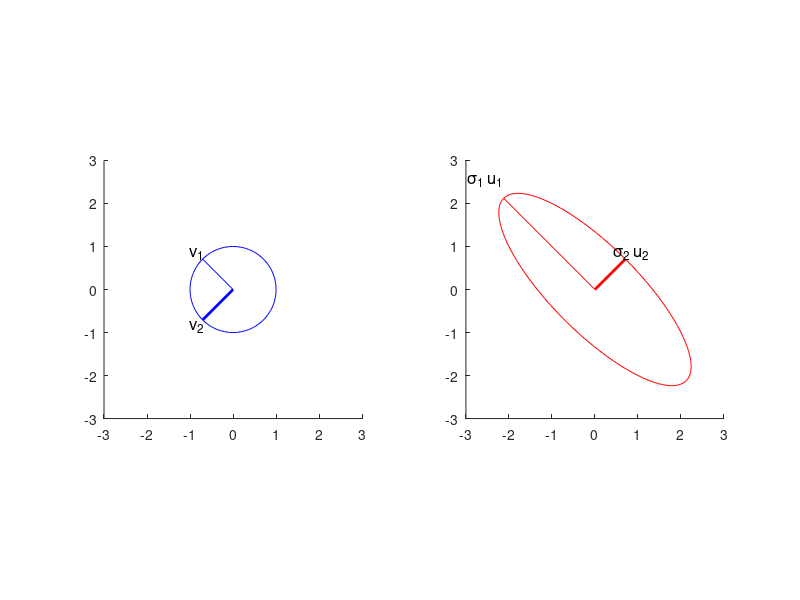

Recreate this plot in MATLAB.
%
% svd_notes.m
% Carl Tape, GEOS 627, Inverse Problems and Parameter Estimation
%
% Illustration of the geometrical meaning of the singular value
% decomposition, using a 2D example.
%

clc, clear, close all

bsvdgeometry = true;
bsvddiag = false;

if bsvdgeometry

% pick a matrix
%A = [1 1.5 ; 0 1]
A = randi([-2 2],2,2)

% singular value decomposition
[U,S,V] = svd(A)
U*S*V'

s1 = S(1,1);
s2 = S(2,2);
v1 = V(:,1);
v2 = V(:,2);
u1 = U(:,1);
u2 = U(:,2);

% unit circle for plotting
R = 1;
n = 100;
t = linspace(0,2*pi,n);
x = R*cos(t);
y = R*sin(t);
Vx = [x ; y];

ax0 = 3*[-1 1 -1 1];
figure; nr=1; nc=2; f = 1.2; fsize = 12;

subplot(nr,nc,1); hold on;
plot(Vx(1,:),Vx(2,:),'b-'); axis equal, axis(ax0);
plot([0 v1(1)],[0 v1(2)],'b',[0 v2(1)],[0 v2(2)],'b','linewidth',2);
text(f*v1(1),f*v1(2),'v_1','fontsize',fsize,'horizontalalignment','center');
text(f*v2(1),f*v2(2),'v_2','fontsize',fsize,'horizontalalignment','center');

Ux = A*Vx;      % for plotting
su1 = s1*u1;
su2 = s2*u2;

subplot(nr,nc,2); hold on;
plot(Ux(1,:),Ux(2,:),'r'); axis equal, axis(ax0);
%plot([0 u1(1)],[0 u1(2)],'r',[0 u2(1)],[0 u2(2)],'r','linewidth',2);
%text(f*u1(1),f*u1(2),'u_1','fontsize',fsize,'horizontalalignment','center');
%text(f*u2(1),f*u2(2),'u_2','fontsize',fsize,'horizontalalignment','center');
plot([0 su1(1)],[0 su1(2)],'r',[0 su2(1)],[0 su2(2)],'r','linewidth',2);
text(f*su1(1),f*su1(2),'\sigma_1 u_1','fontsize',fsize,'horizontalalignment','center');
text(f*su2(1),f*su2(2),'\sigma_2 u_2','fontsize',fsize,'horizontalalignment','center');

end

%--------------------------------------------------------------------------

if bsvddiag

% consider the effects of an svd on a diagonal matrix
% (e.g., the derivation in Aster, Eq 4.19, p. 100)
p = 6;
m = p+3;
n = p+2;
k = min(m,n);
s = 10*rand(p,1)
%G1 = diag(s);
G1 = diag(sort(s,'descend'));
G2 = [G1 ; zeros(m-p,p)];
G3 = [G1 zeros(p,n-p)];
G4 = [G1 zeros(p,n-p) ; zeros(m-p,n)];
G1, G2, G3, G4

% It is clear from here that G = S (as expected),
% and all the U and V are identiy matrices.
[U1,S1,V1] = svd(G1); whos G1 U1 S1 V1
[U2,S2,V2] = svd(G2); whos G2 U2 S2 V2
[U3,S3,V3] = svd(G3); whos G3 U3 S3 V3
[U4,S4,V4] = svd(G4); whos G4 U4 S4 V4

[Up1,Sp1,Vp1] = svd(G1,'econ'); whos G1 Up1 Sp1 Vp1, norm(G1 - Up1*Sp1*Vp1')
[Up2,Sp2,Vp2] = svd(G2,'econ'); whos G2 Up2 Sp2 Vp2, norm(G2 - Up2*Sp2*Vp2')
[Up3,Sp3,Vp3] = svd(G3,'econ'); whos G3 Up3 Sp3 Vp3, norm(G3 - Up3*Sp3*Vp3')

% I'm not sure why the econ command is not designed to work for Case 4.
% From "help svd": If X is m-by-n with m > n, then only the first
% n columns of U are computed and S is n-by-n.
[Up4,Sp4,Vp4] = svd(G4,'econ'); whos G4 Up4 Sp4 Vp4, norm(G4 - Up4*Sp4*Vp4')
% we can manually remove the last two columns
Sp4 = Sp4(1:p,1:p);
Up4(:,p+1:k) = [];
Vp4(:,p+1:k) = [];
whos G4 Up4 Sp4 Vp4, norm(G4 - Up4*Sp4*Vp4')

% note: you can take the inverse of these
whos Sp1 Sp2 Sp3 Sp4
inv(Sp1)
% note: you can't take the inverse of these
whos S1 S2 S3 S4

Gdag1 = Vp1*inv(Sp1)*Up1'
Gdag2 = Vp2*inv(Sp2)*Up2'
Gdag3 = Vp3*inv(Sp3)*Up3'
Gdag4 = Vp4*inv(Sp4)*Up4'

whos Gdag1 Gdag2 Gdag3 Gdag4
whos G1 G2 G3 G4

end

%--------------------------------------------------------------------------

